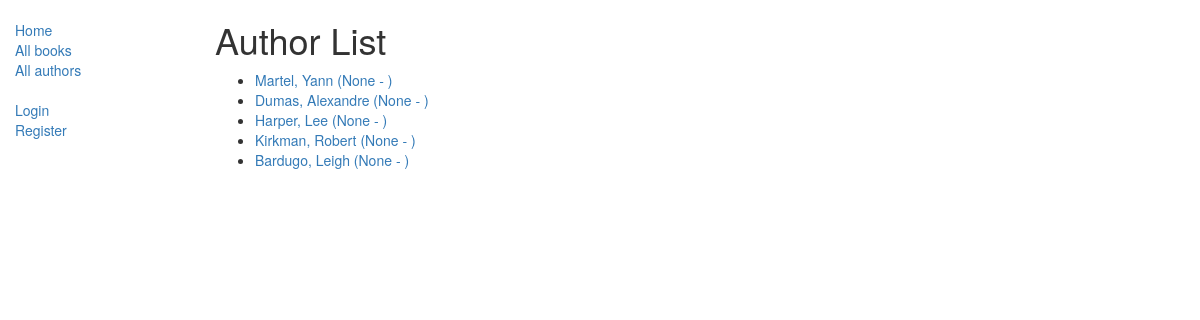
The app's page /catalog/authors/, older data.
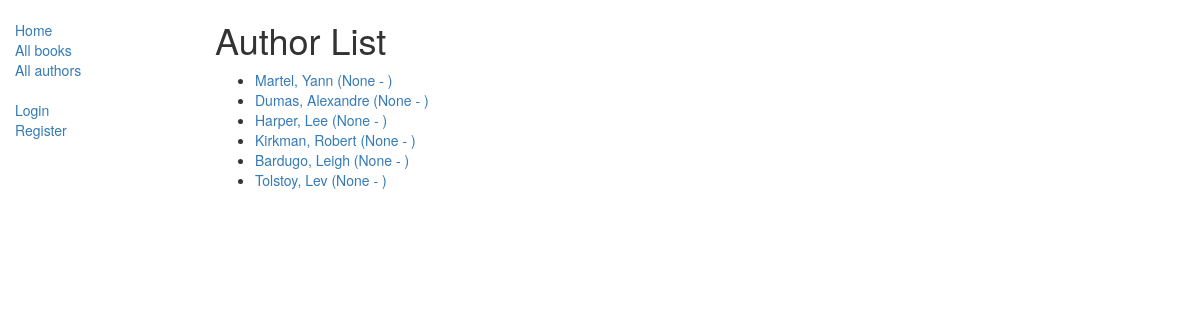
The same page, newer data.
### catalog/models.py (models this page shows)
class Author(models.Model):
    first_name = models.CharField(max_length=100)
    last_name = models.CharField(max_length=100)
    date_of_birth = models.DateField(null=True, blank=True)
    date_of_death = models.DateField('Died', null=True, blank=True)
    def get_absolute_url(self):
        return reverse('author-detail', args=[str(self.id)])
    def __str__(self):
        return '%s, %s' % (self.last_name, self.first_name)

### catalog/views.py (the view)
# urls.py: path('authors/', views.AuthorListView.as_view(), name='authors'),
class AuthorListView(generic.ListView):
    model = Author

### catalog/templates/catalog/author_list.html
{% extends "base_generic.html" %}
{% block content %}
<h1>Author List</h1>
{% if author_list %}
  <ul>
  {% for author in author_list %}
    <li>
      <a href="{{ author.get_absolute_url }}">
      {{ author }} ({{author.date_of_birth}} - {% if author.date_of_death %}{{author.date_of_death}}{% endif %})
      </a>
    </li>
  {% endfor %}
 </ul>
{% else %}
  <p>There are no authors available.</p>
{% endif %}
{% endblock %}

### catalog/templates/base_generic.html (shortened to what this page needs)
<!DOCTYPE html>
<html lang="en">
<head>
  <link rel="stylesheet" href="https://maxcdn.bootstrapcdn.com/bootstrap/3.3.7/css/bootstrap.min.css">
  {% load static %}
  <link rel="stylesheet" href="{% static 'css/styles.css' %}">
</head>
<body>
  <div class="container-fluid">
    <div class="row">
      <div class="col-sm-2">
      {% block sidebar %}
      <ul class="sidebar-nav">
          <li><a href="{% url 'index' %}">Home</a></li>
		  <li><a href="{% url 'books' %}">All books</a></li>
		  <li><a href="{% url 'authors' %}">All authors</a></li>
      </ul>
	  <ul class="sidebar-nav">
			{% if user.is_authenticated %}
			<li>User: {{ user.get_username }}</li>
			{% if user.is_staff %}
			{% else %}
			<li><a href="{% url 'my-borrowed' %}">My Borrowed</a></li>
			{% endif %}
			<li><a href="{% url 'logout'%}?next={{request.path}}">Logout</a></li>
			{% else %}
			<li><a href="{% url 'login'%}?next={{request.path}}">Login</a></li>
			<li><a href="{% url 'register'%}?next={{request.path}}">Register</a></li>
			{% endif %}
	  </ul>
     {% endblock %}
      </div>
      <div class="col-sm-10 ">
      {% block content %}{% endblock %}
      </div>
    </div>
  </div>
</body>
</html>

### catalog/static/css/styles.css (style rules this page uses)
.sidebar-nav { margin-top: 20px; padding: 0; list-style: none; }

Row changes from the older to the newer data that the page shows:
added Author: last_name+first_name "Tolstoy, Lev", date_of_birth "None"
